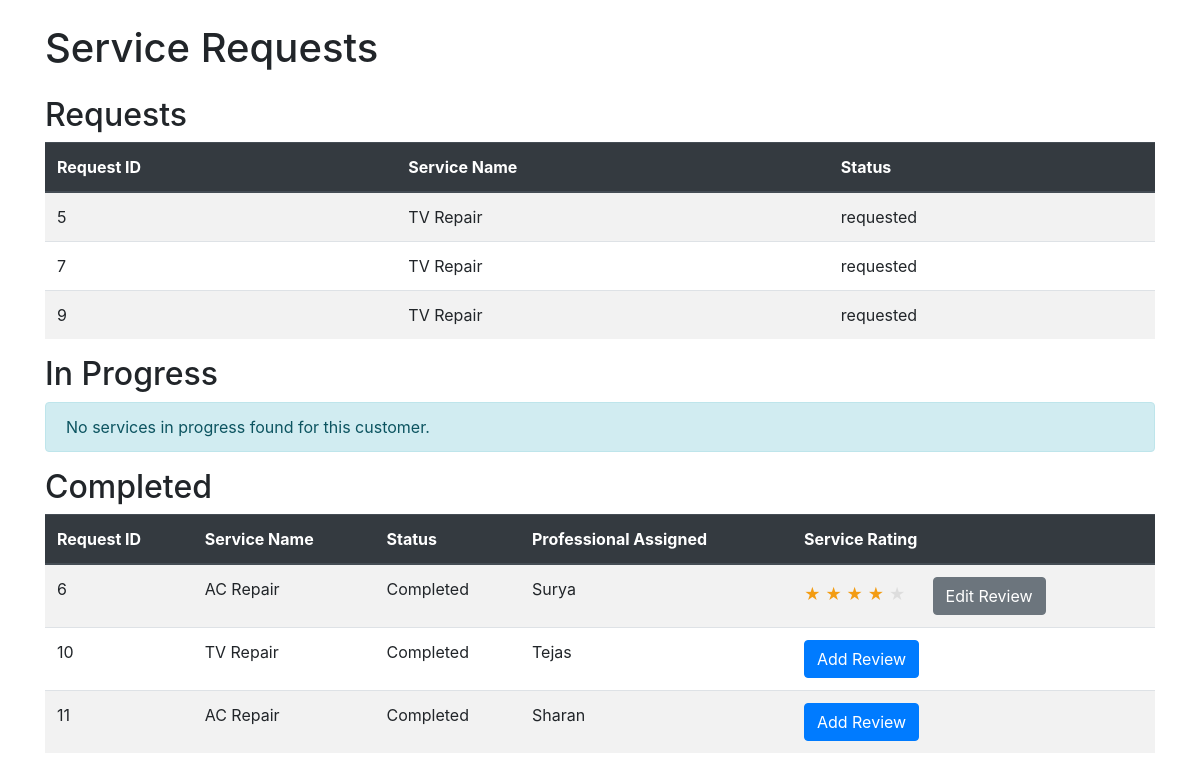
Page /view_requests/3 on the committed database.
### tables this page shows
CREATE TABLE service_requests (
    id INTEGER PRIMARY KEY AUTOINCREMENT,
    service_id INTEGER,
    customer_id INTEGER,
    professional_id INTEGER,
    date_of_request DATETIME DEFAULT CURRENT_TIMESTAMP,
    date_of_completion DATETIME,
    service_status TEXT DEFAULT 'requested',
    remarks TEXT, `service_rating` INTEGER DEFAULT 0,
    FOREIGN KEY (service_id) REFERENCES services (id),
    FOREIGN KEY (customer_id) REFERENCES customers (id),
    FOREIGN KEY (professional_id) REFERENCES professionals (id)
);

CREATE TABLE services (
    id INTEGER PRIMARY KEY AUTOINCREMENT,
    name TEXT NOT NULL,
    price REAL NOT NULL,
    time_required TEXT,
    description TEXT
);

CREATE TABLE professionals (
    id INTEGER PRIMARY KEY AUTOINCREMENT,
    name TEXT NOT NULL,
    date_created DATETIME DEFAULT CURRENT_TIMESTAMP,
    description TEXT,
    service_type TEXT NOT NULL,
    experience INTEGER,
    status TEXT DEFAULT 'pending'
, password TEXT);

### app.py (the view)
@app.route('/view_requests/<int:customer_id>')
def view_requests(customer_id):
    conn = get_db_connection()
    cursor = conn.cursor()
    cursor.execute('''
        SELECT sr.id, sr.service_id, s.name as service_name, sr.customer_id, sr.service_status as status, sr.service_rating as rating, p.name as professional_name
        FROM service_requests sr
        JOIN services s ON sr.service_id = s.id
        LEFT JOIN professionals p ON sr.professional_id = p.id
        WHERE sr.customer_id = ?
    ''', (customer_id,))
    requests = cursor.fetchall()
    print("DEBUG: Requests fetched -", requests)  # Debugging line
    requests_list = [dict(request) for request in requests]
    print("DEBUG: Requests fetched -", requests_list)  # Debugging line
    conn.close()
    return render_template('customer/view_requests.html', requests=requests)

### app.py (called while the page is built)
def get_db_connection():
    conn = sqlite3.connect('your_database.db')
    conn.row_factory = sqlite3.Row
    return conn

### templates/customer/view_requests.html (shortened to what this page needs)
<!DOCTYPE html>
<html lang="en">
<head>
    <link href="{{ url_for('static', filename='bootstrap/css/bootstrap.min.css') }}" rel="stylesheet">
</head>
<body>
    <div class="container">
        <h1 class="my-4">Service Requests</h1>
        <h2>Requests</h2>
        {% set has_requested = requests | selectattr('status', 'equalto', 'requested') | list %}
        {% if has_requested %}
            <table class="table table-striped">
                <thead class="thead-dark">
                    <tr>
                        <th scope="col">Request ID</th>
                        <th scope="col">Service Name</th>
                        <th scope="col">Status</th>
                    </tr>
                </thead>
                <tbody>
                    {% for request in has_requested %}
                    <tr>
                        <td>{{ request.id }}</td>
                        <td>{{ request.service_name }}</td>
                        <td>{{ request.status }}</td>
                    </tr>
                    {% endfor %}
                </tbody>
            </table>
        {% else %}
            <p class="alert alert-info">No requested services found for this customer.</p>
        {% endif %}
        <h2>In Progress</h2>
        {% set has_in_progress = requests | selectattr('status', 'equalto', 'In Progress') | list %}
        {% if has_in_progress %}
            <table class="table table-striped">
                <thead class="thead-dark">
                    <tr>
                        <th scope="col">Request ID</th>
                        <th scope="col">Service Name</th>
                        <th scope="col">Status</th>
                        <th scope="col">Professional Assigned</th>
                    </tr>
                </thead>
                <tbody>
                    {% for request in has_in_progress %}
                    <tr>
                        <td>{{ request.id }}</td>
                        <td>{{ request.service_name }}</td>
                        <td>{{ request.status }}</td>
                        <td>{{ request.professional_name }}</td>
                    </tr>
                    {% endfor %}
                </tbody>
            </table>
        {% else %}
            <p class="alert alert-info">No services in progress found for this customer.</p>
        {% endif %}
        <h2>Completed</h2>
        {% set has_completed = requests | selectattr('status', 'equalto', 'Completed') | list %}
        {% if has_completed %}
            <table class="table table-striped">
                <thead class="thead-dark">
                    <tr>
                        <th scope="col">Request ID</th>
                        <th scope="col">Service Name</th>
                        <th scope="col">Status</th>
                        <th scope="col">Professional Assigned</th>
                        <th scope="col">Service Rating</th>
                    </tr>
                </thead>
                <tbody>
                    {% for request in has_completed %}
                    <tr>
                        <td>{{ request.id }}</td>
                        <td>{{ request.service_name }}</td>
                        <td>{{ request.status }}</td>
                        <td>{{ request.professional_name }}</td>
                        <td>
                            {% if request.rating == 0 %}
                                <a class="btn btn-primary" href="{{ url_for('review', request_id=request.id) }}">
                                    Add Review
                                </a>
                            {% else %}
                                {% for star in range(1, 6) %}
                                    <span class="fa fa-star {% if star <= request.rating %}checked{% endif %}">★</span>
                                {% endfor %}
                                <span> &nbsp;&nbsp;&nbsp;&nbsp; </span>
                                <a class="btn btn-secondary" href="{{ url_for('review', request_id=request.id) }}">
                                    Edit Review
                                </a>
                            {% endif %}
                        </td>
                    </tr>
                    {% endfor %}
                </tbody>
            </table>
        {% else %}
            <p class="alert alert-info">No completed services found for this customer.</p>
        {% endif %}
    </div>
</body>
</html>

### templates/customer/view_requests.html (style rules this page uses)
.fa-star { color: #ddd; }
.fa-star.checked { color: #f39c12; }

### rows in the picture
service_requests: id "5", service_name "TV Repair", status "requested"
service_requests: id "7", service_name "TV Repair", status "requested"
service_requests: id "9", service_name "TV Repair", status "requested"
service_requests: id "6", service_name "AC Repair", status "Completed", professional_name "Surya", service_rating 4 (drawn)
service_requests: id "10", service_name "TV Repair", status "Completed", professional_name "Tejas"
service_requests: id "11", service_name "AC Repair", status "Completed", professional_name "Sharan"
